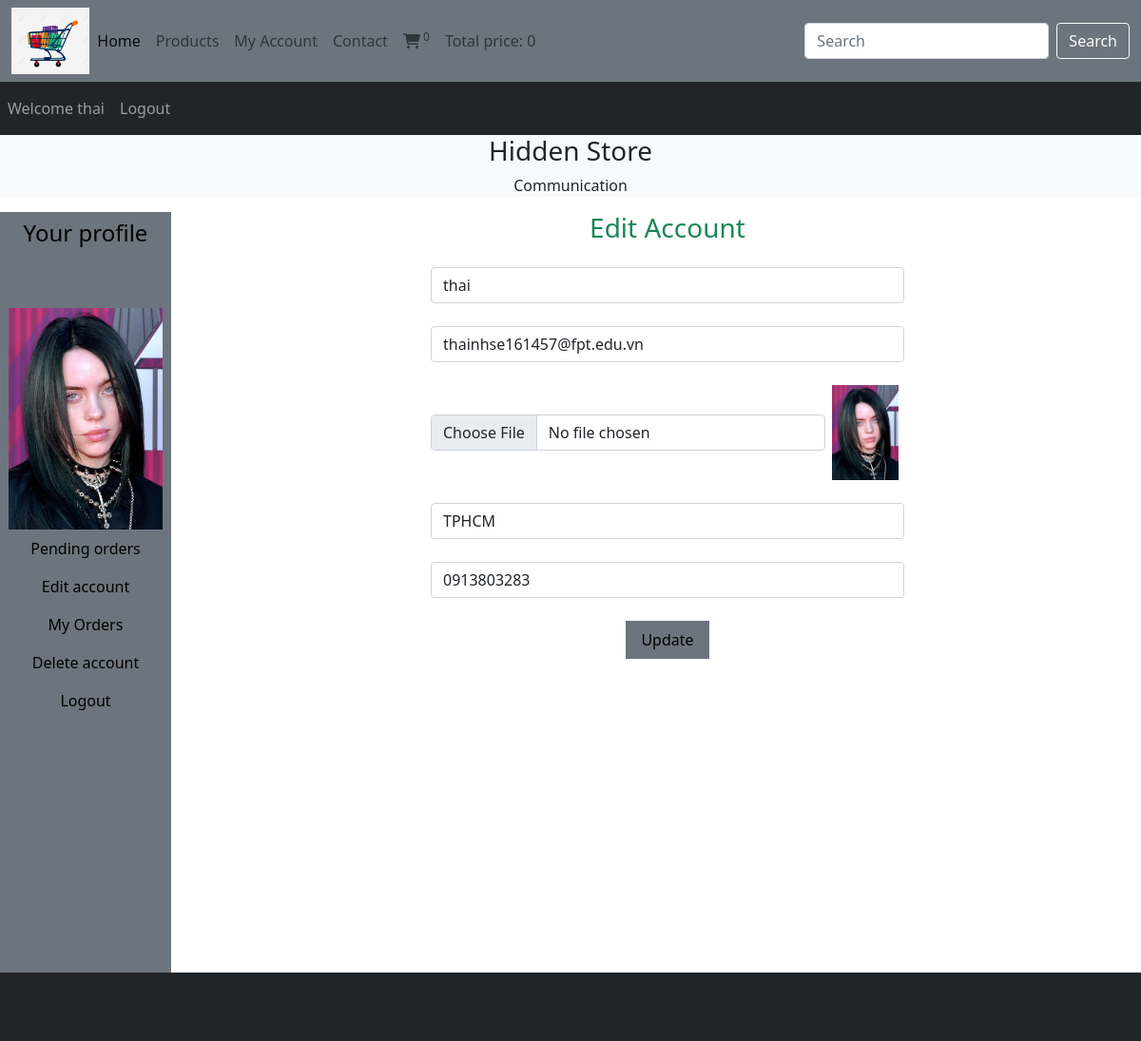
The app's page /webapp/users_area/profile.php?edit_account (signed in) with its own data.
### tables this page shows
CREATE TABLE `user_table` (
  `user_id` int(11) NOT NULL,
  `username` varchar(100) NOT NULL,
  `user_email` varchar(100) NOT NULL,
  `user_password` varchar(255) NOT NULL,
  `user_image` varchar(255) NOT NULL,
  `user_ip` varchar(100) NOT NULL,
  `user_address` varchar(255) NOT NULL,
  `user_mobile` varchar(20) NOT NULL
);

### webapp/users_area/editAccount.php (the view, shortened to what this page needs)
<?php
if (isset($_GET['edit_account'])) {
    $user_session_name = $_SESSION['username'];
    $select_query = "SELECT * FROM user_table WHERE username = '$user_session_name'";
    $result_query = mysqli_query($con, $select_query);
    $row_fetch = mysqli_fetch_assoc($result_query);
    $username = $row_fetch['username'];
    $user_email = $row_fetch['user_email'];
    $user_address = $row_fetch['user_address'];
    $user_mobile = $row_fetch['user_mobile'];
}
?>
<!DOCTYPE html>
<html lang="en">
<head>
    <link href="https://cdn.jsdelivr.net/npm/bootstrap@5.1.3/dist/css/bootstrap.min.css" rel="stylesheet"
>
    <link rel="stylesheet" href="https://cdnjs.cloudflare.com/ajax/libs/font-awesome/6.2.0/css/all.min.css"
 />
</head>
<body>
    <h3 class="text-success mb-4">Edit Account</h3>
    <form action="" method="POST" enctype="multipart/form-data">
        <div class="form-outline mb-4">
            <input type="text" class="form-control w-50 m-auto" value="<?php
                                                                        echo  $username
                                                                        ?>" name="user_username">
        </div>
        <div class="form-outline mb-4">
            <input type="email" class="form-control w-50 m-auto" value="<?php
                                                                        echo  $user_email
                                                                        ?>" name="user_email">
        </div>
        <div class="form-outline mb-4 d-flex w-50 m-auto">
            <input type="file" class="form-control m-auto" name="user_image">
            <img src="./user_images/<?php echo $user_image ?>" alt="" class="edit_image">
        </div>
        <div class="form-outline mb-4">
            <input type="text" class="form-control w-50 m-auto" value="<?php
                                                                        echo  $user_address
                                                                        ?>" name="user_address">
        </div>
        <div class="form-outline mb-4">
            <input type="text" class="form-control w-50 m-auto" value="<?php
                                                                        echo  $user_mobile
                                                                        ?>" name="user_mobile">
        </div>
        <input type="submit" value="Update" class="bg-secondary py-2 px-3 border-0" name="user_update">
    </form>
</body>
</html>

### webapp/users_area/profile.php (shortened to what this page needs)
<?php
include('../functions/common_function.php');
?>
<!DOCTYPE html>
<html lang="en">
<head>
    <link href="https://cdn.jsdelivr.net/npm/bootstrap@5.1.3/dist/css/bootstrap.min.css" rel="stylesheet"
>
    <link rel="stylesheet" href="https://cdnjs.cloudflare.com/ajax/libs/font-awesome/6.2.0/css/all.min.css"
 />
    <link rel="stylesheet" href="../style.css">
</head>
<body>
    <div class="container-fluid p-0">
        <nav class="navbar navbar-expand-lg navbar-light bg-secondary">
            <div class="container-fluid">
                <img src="../image/logo.png" alt="" class="logo">
                <div class="collapse navbar-collapse" id="navbarSupportedContent">
                    <ul class="navbar-nav me-auto mb-2 mb-lg-0">
                        <li class="nav-item">
                            <a class="nav-link active" aria-current="page" href="../index.php">Home</a>
                        </li>
                        <li class="nav-item">
                            <a class="nav-link" href="../display_all.php">Products</a>
                        </li>
                        <li class="nav-item">
                            <a class="nav-link" href="profile.php">My Account</a>
                        </li>
                        <li class="nav-item">
                            <a class="nav-link" href="#">Contact</a>
                        </li>
                        <li class="nav-item">
                            <a class="nav-link" href="../cart.php"> <i
                                    class="fa-sharp fa-solid fa-cart-shopping"></i><sup>
                                </sup></a>
                        </li>
                        <li class="nav-item">
                            <a class="nav-link" href="#">Total price:
                            </a>
                        </li>
                    </ul>
                    <form class="d-flex" action="../searchProduct.php" method="GET">
                        <input class="form-control me-2" type="search" placeholder="Search" aria-label="Search"
                            name="search_data">
                        <input type="submit" value="Search" class="btn btn-outline-light" name="search_data_product">
                    </form>
                </div>
            </div>
        </nav>
        <nav class="navbar navbar-expand-lg navbar-dark bg-dark">
            <ul class="navbar-nav me-auto">
                <?php
                if (!isset($_SESSION['username'])) {
                    echo "<li class='nav-item'>
                    <a class='nav-link' href='#'>Welcome</a>
                </li>";
                } else {
                    echo "<li class='nav-item'>
                        <a class='nav-link' href='#'>Welcome " . $_SESSION['username'] . "</a>
                    </li>";
                }
                if (!isset($_SESSION['username'])) {
                    echo "<li class='nav-item'>
                        <a class='nav-link' href='./users_area/userLogin.php'>Login</a>
                    </li>";
                } else {
                    echo "<li class='nav-item'>
                        <a class='nav-link' href='./users_area/logout.php'>Logout</a>
                    </li>";
                }
                ?>
            </ul>
        </nav>
        <div class="bg-light">
            <h3 class="text-center">
                Hidden Store
            </h3>
            <p class="text-center">Communication </p>
        </div>
        <div class="row">
            <div class="col-md-2">
                <ul class="navbar-nav bg-secondary text-center" style="height: 100vh">
                    <li class="nav-item bg-secondary">
                        <a class="nav-link" href="#">
                            <h4 class="text-black">Your profile</h4>
                        </a>
                    </li>
                    <?php
                    $username = $_SESSION['username'];
                    $user_image = "SELECT * FROM user_table WHERE username = '$username'";
                    $run_user_image = mysqli_query($con, $user_image);
                    $row_image = mysqli_fetch_array($run_user_image);
                    $user_image = $row_image['user_image'];
                    echo "<li class='nav-item bg-secondary'>
                    <img src='./user_images/$user_image' class='profile_img my-4' alt=''>
                </li>";
                    ?>
                    <li class="nav-item bg-secondary">
                        <a class="nav-link text-black" href="profile.php">
                            Pending orders
                        </a>
                    </li>
                    <li class="nav-item bg-secondary">
                        <a class="nav-link text-black" href="profile.php?edit_account">
                            Edit account
                        </a>
                    </li>
                    <li class="nav-item bg-secondary">
                        <a class="nav-link text-black" href="profile.php?my_orders">
                            My Orders
                        </a>
                    </li>
                    <li class="nav-item bg-secondary">
                        <a class="nav-link text-black" href="profile.php?delete_account">
                            Delete account
                        </a>
                    </li>
                    <li class="nav-item bg-secondary">
                        <a class="nav-link text-black" href="logout.php">
                            Logout
                        </a>
                    </li>
                </ul>
            </div>
            <div class="col-md-10 text-center">
                <?php
                if(isset($_GET['edit_account'])){
                    include("editAccount.php");
                }
                ?>
            </div>
        </div>
        <?php
        include('../includes/footer.php');
        ?>
    </div>
</body>
</html>

### webapp/style.css (style rules this page uses)
* { margin: 0; padding: 0; box-sizing: border-box; }
.logo { height: 7%; width: 7%; }
.profile_img { width: 100%; height: 100%; }

### webapp/users_area/profile.php (style rules this page uses)
body { overflow-x: hidden; }
.profile_img { width: 90%; margin: auto; display: block; height: 100%; object-fit: contain; }

### webapp/users_area/editAccount.php (style rules this page uses)
.edit_image { width: 100px; height: 100px; object-fit: contain; }

### records on screen
user_table: user_image (picture), user_username "thai", user_email "thainhse161457@fpt.edu.vn", user_address "TPHCM", user_mobile "0913803283"

### other values on screen
$count "0"
$total "0"
$_SESSION['username'] "thai"
